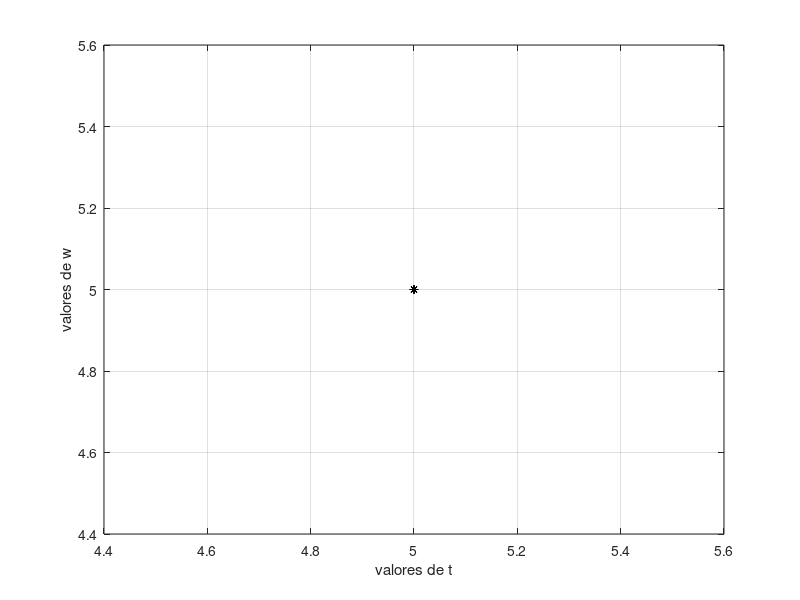

Write MATLAB code to recreate this figure.
clear all     # borra variables
clc           # limpia pantalla
format longG  # Formato largo decimal

# ecuación diferencial
f = @(t,y) (200e-3*y-2e-6*y^2); 

a = input("ingrese el limite inferior, a: ");
b = input("ingrese el limite superior, b:");
N = input("ingrese el numero de iteraciones, N:");
init = input("Ingrese la condición inicial, init: ");

# Tamaño de paso
h = (b-a)/N;
#Tiempo inicial
t = a;
# Aproximar la solución y
w = init;
# iteraciones
j = 0;

for i = 1:N+1
  "---------------------"
  fprintf('Iteracion n:%i\n',j++);
  t(i+1) = t(i)+h
  w(i+1) = w(i)+(h/4)*(f(t(i),w(i))+3*f(t(i)+2*h/3,w(i)+(2*h/3)*f(t(i)+h/3,w(i)+(h/3)*f(t(i),w(i)))));
  fprintf('%.4f %.8f\n', t(i), w(i));  
  # Grafica
  plot(t(i),w(i),'k*'); grid on;
  xlabel('valores de t'); ylabel('valores de w');
  hold on;
endfor
